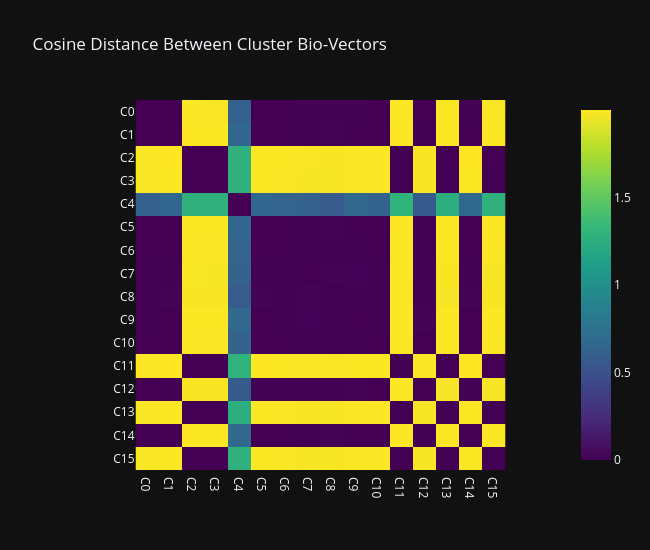
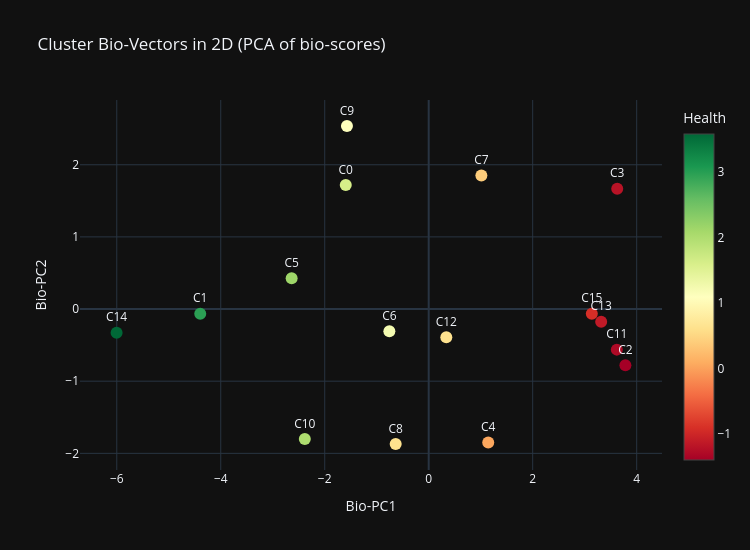

Notebook code cell kept with these figures, in order:
### Code cell
dist_matrix = squareform(pdist(cluster_bio.values, metric='cosine'))
print('Pairwise cosine distances between cluster bio-score vectors:')
print(f'  Min (excl 0): {dist_matrix[dist_matrix > 0].min():.4f}')
print(f'  Max: {dist_matrix.max():.4f}')
print(f'  Mean: {dist_matrix[np.triu_indices(K, k=1)].mean():.4f}')
print(f'  Median: {np.median(dist_matrix[np.triu_indices(K, k=1)]):.4f}')

fig = px.imshow(dist_matrix,
    x=[f'C{i}' for i in range(K)], y=[f'C{i}' for i in range(K)],
    color_continuous_scale='Viridis', aspect='equal',
    title='Cosine Distance Between Cluster Bio-Vectors',
    template=PLOTLY_DARK, width=650, height=550)
fig.show()

from sklearn.decomposition import PCA as PCA2
pca2d = PCA2(n_components=2)
bio_2d = pca2d.fit_transform(bio_normed.values)
print(f'\nPCA of bio-scores: {pca2d.explained_variance_ratio_} (cumulative: {pca2d.explained_variance_ratio_.sum():.3f})')

fig = go.Figure()
fig.add_trace(go.Scatter(x=bio_2d[:, 0], y=bio_2d[:, 1], mode='markers+text',
    text=[f'C{i}' for i in range(K)], textposition='top center',
    marker=dict(size=12, color=cluster_bio['health'].values, colorscale='RdYlGn', showscale=True,
                colorbar=dict(title='Health')),
    hovertext=[f'C{i}: health={cluster_bio.loc[i,"health"]:.2f}' for i in range(K)]))
fig.update_layout(title='Cluster Bio-Vectors in 2D (PCA of bio-scores)',
    xaxis_title='Bio-PC1', yaxis_title='Bio-PC2',
    template=PLOTLY_DARK, width=750, height=550)
fig.show()

### Figure 1 — Plotly figure (JSON) as saved in the notebook; plotly's stock layout.template omitted (floating-point values rounded to 4 significant figures; data arrays with more than 128 entries replaced by an {"elided": "..."} marker saying what was removed)
{"data": [{"coloraxis": "coloraxis", "hovertemplate": "x: %{x}<br>y: %{y}<br>color: %{z}<extra></extra>", "name": "0", "type": "heatmap", "x": ["C0", "C1", "C2", "C3", "C4", "C5", "C6", "C7", "C8", "C9", "C10", "C11", "C12", "C13", "C14", "C15"], "xaxis": "x", "y": ["C0", "C1", "C2", "C3", "C4", "C5", "C6", "C7", "C8", "C9", "C10", "C11", "C12", "C13", "C14", "C15"], "yaxis": "y", "z": {"elided": "16x16 float values"}}], "layout": {"coloraxis": {"colorscale": [[0.0, "#440154"], [0.1111, "#482878"], [0.2222, "#3e4989"], [0.3333, "#31688e"], [0.4444, "#26828e"], [0.5556, "#1f9e89"], [0.6667, "#35b779"], [0.7778, "#6ece58"], [0.8889, "#b5de2b"], [1.0, "#fde725"]]}, "height": 550, "title": {"text": "Cosine Distance Between Cluster Bio-Vectors"}, "width": 650, "xaxis": {"anchor": "y", "constrain": "domain", "domain": [0.0, 1.0], "scaleanchor": "y"}, "yaxis": {"anchor": "x", "autorange": "reversed", "constrain": "domain", "domain": [0.0, 1.0]}}}

### Figure 2 — Plotly figure (JSON) as saved in the notebook; plotly's stock layout.template omitted (floating-point values rounded to 4 significant figures)
{"data": [{"hovertext": ["C0: health=1.62", "C1: health=2.97", "C2: health=-1.39", "C3: health=-1.20", "C4: health=0.05", "C5: health=2.14", "C6: health=1.23", "C7: health=0.41", "C8: health=0.62", "C9: health=1.10", "C10: health=2.00", "C11: health=-1.29", "C12: health=0.63", "C13: health=-1.12", "C14: health=3.58", "C15: health=-0.92"], "marker": {"color": [1.616, 2.969, -1.392, -1.199, 0.04617, 2.144, 1.23, 0.4054, 0.6218, 1.104, 2.003, -1.288, 0.6328, -1.122, 3.575, -0.9197], "colorbar": {"title": {"text": "Health"}}, "colorscale": [[0.0, "rgb(165,0,38)"], [0.1, "rgb(215,48,39)"], [0.2, "rgb(244,109,67)"], [0.3, "rgb(253,174,97)"], [0.4, "rgb(254,224,139)"], [0.5, "rgb(255,255,191)"], [0.6, "rgb(217,239,139)"], [0.7, "rgb(166,217,106)"], [0.8, "rgb(102,189,99)"], [0.9, "rgb(26,152,80)"], [1.0, "rgb(0,104,55)"]], "showscale": true, "size": 12}, "mode": "markers+text", "text": ["C0", "C1", "C2", "C3", "C4", "C5", "C6", "C7", "C8", "C9", "C10", "C11", "C12", "C13", "C14", "C15"], "textposition": "top center", "type": "scatter", "x": [-1.595, -4.395, 3.783, 3.626, 1.145, -2.636, -0.7568, 1.013, -0.6355, -1.572, -2.383, 3.618, 0.3384, 3.317, -6.003, 3.137], "y": [1.718, -0.06449, -0.7803, 1.667, -1.849, 0.4254, -0.3067, 1.85, -1.87, 2.537, -1.802, -0.5624, -0.3922, -0.1765, -0.3272, -0.06643]}], "layout": {"height": 550, "title": {"text": "Cluster Bio-Vectors in 2D (PCA of bio-scores)"}, "width": 750, "xaxis": {"title": {"text": "Bio-PC1"}}, "yaxis": {"title": {"text": "Bio-PC2"}}}}
